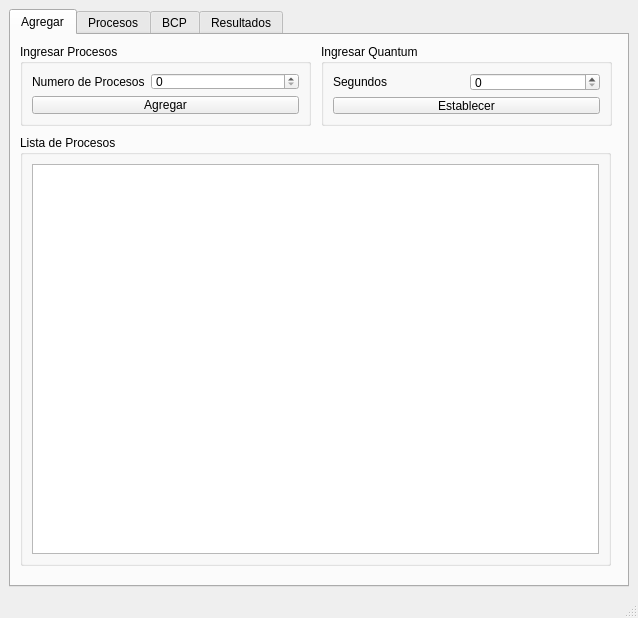
<?xml version="1.0" encoding="UTF-8"?>
<ui version="4.0">
 <class>MainWindow</class>
 <widget class="QMainWindow" name="MainWindow">
  <property name="geometry">
   <rect>
    <x>0</x>
    <y>0</y>
    <width>638</width>
    <height>618</height>
   </rect>
  </property>
  <property name="windowTitle">
   <string>MainWindow</string>
  </property>
  <widget class="QWidget" name="centralwidget">
   <layout class="QGridLayout" name="gridLayout_7">
    <item row="0" column="0">
     <widget class="QTabWidget" name="tabWidget">
      <property name="currentIndex">
       <number>0</number>
      </property>
      <widget class="QWidget" name="tab">
       <attribute name="title">
        <string>Agregar</string>
       </attribute>
       <widget class="QGroupBox" name="groupBox_ingresarProcesos">
        <property name="geometry">
         <rect>
          <x>9</x>
          <y>9</y>
          <width>291</width>
          <height>82</height>
         </rect>
        </property>
        <property name="title">
         <string>Ingresar Procesos</string>
        </property>
        <layout class="QFormLayout" name="formLayout">
         <item row="0" column="0">
          <widget class="QLabel" name="label">
           <property name="text">
            <string>Numero de Procesos</string>
           </property>
          </widget>
         </item>
         <item row="0" column="1">
          <widget class="QSpinBox" name="spinBox_numeroProcesos"/>
         </item>
         <item row="1" column="0" colspan="2">
          <widget class="QPushButton" name="pushButton_agregarProcesos">
           <property name="text">
            <string>Agregar</string>
           </property>
          </widget>
         </item>
        </layout>
       </widget>
       <widget class="QGroupBox" name="groupBox_listaProcesos">
        <property name="geometry">
         <rect>
          <x>9</x>
          <y>100</y>
          <width>591</width>
          <height>431</height>
         </rect>
        </property>
        <property name="title">
         <string>Lista de Procesos</string>
        </property>
        <layout class="QGridLayout" name="gridLayout_6">
         <item row="0" column="0">
          <widget class="QPlainTextEdit" name="plainTextEdit_listaProcesos"/>
         </item>
        </layout>
       </widget>
       <widget class="QGroupBox" name="groupBox">
        <property name="geometry">
         <rect>
          <x>310</x>
          <y>9</y>
          <width>291</width>
          <height>82</height>
         </rect>
        </property>
        <property name="title">
         <string>Ingresar Quantum</string>
        </property>
        <layout class="QGridLayout" name="gridLayout_5">
         <item row="0" column="0">
          <widget class="QLabel" name="label_3">
           <property name="text">
            <string>Segundos</string>
           </property>
          </widget>
         </item>
         <item row="0" column="1">
          <widget class="QSpinBox" name="spinBox_Quantum"/>
         </item>
         <item row="1" column="0" colspan="2">
          <widget class="QPushButton" name="pushButton_establecerQuantum">
           <property name="text">
            <string>Establecer</string>
           </property>
          </widget>
         </item>
        </layout>
       </widget>
      </widget>
      <widget class="QWidget" name="tab_2">
       <attribute name="title">
        <string>Procesos</string>
       </attribute>
       <widget class="QGroupBox" name="groupBox_2">
        <property name="geometry">
         <rect>
          <x>10</x>
          <y>10</y>
          <width>331</width>
          <height>111</height>
         </rect>
        </property>
        <property name="title">
         <string>Estatus</string>
        </property>
        <widget class="QLabel" name="label_6">
         <property name="geometry">
          <rect>
           <x>10</x>
           <y>23</y>
           <width>66</width>
           <height>16</height>
          </rect>
         </property>
         <property name="text">
          <string>Tiempo Global</string>
         </property>
        </widget>
        <widget class="QLabel" name="label_7">
         <property name="geometry">
          <rect>
           <x>10</x>
           <y>52</y>
           <width>82</width>
           <height>16</height>
          </rect>
         </property>
         <property name="text">
          <string>Procesos Nuevos</string>
         </property>
        </widget>
        <widget class="QPushButton" name="pushButton_iniciar">
         <property name="geometry">
          <rect>
           <x>220</x>
           <y>52</y>
           <width>91</width>
           <height>51</height>
          </rect>
         </property>
         <property name="styleSheet">
          <string notr="true">font: 13pt &quot;MS Shell Dlg 2&quot;;</string>
         </property>
         <property name="text">
          <string>Iniciar</string>
         </property>
        </widget>
        <widget class="QLCDNumber" name="lcdNumber">
         <property name="geometry">
          <rect>
           <x>98</x>
           <y>15</y>
           <width>211</width>
           <height>31</height>
          </rect>
         </property>
        </widget>
        <widget class="QLineEdit" name="lineEdit_procesosNuevos">
         <property name="geometry">
          <rect>
           <x>120</x>
           <y>52</y>
           <width>91</width>
           <height>20</height>
          </rect>
         </property>
         <property name="readOnly">
          <bool>true</bool>
         </property>
        </widget>
        <widget class="QLabel" name="label_2">
         <property name="geometry">
          <rect>
           <x>10</x>
           <y>80</y>
           <width>101</width>
           <height>16</height>
          </rect>
         </property>
         <property name="text">
          <string>Quantum (segundos)</string>
         </property>
        </widget>
        <widget class="QLineEdit" name="lineEdit_valorQuantum">
         <property name="geometry">
          <rect>
           <x>120</x>
           <y>80</y>
           <width>91</width>
           <height>20</height>
          </rect>
         </property>
        </widget>
       </widget>
       <widget class="QGroupBox" name="groupBox_4">
        <property name="geometry">
         <rect>
          <x>350</x>
          <y>170</y>
          <width>251</width>
          <height>221</height>
         </rect>
        </property>
        <property name="title">
         <string>Proceso en ejecución</string>
        </property>
        <layout class="QGridLayout" name="gridLayout_2">
         <item row="0" column="0">
          <widget class="QTableWidget" name="tableWidget_procesoEjecucion">
           <property name="enabled">
            <bool>true</bool>
           </property>
           <property name="rowCount">
            <number>6</number>
           </property>
           <property name="columnCount">
            <number>1</number>
           </property>
           <attribute name="horizontalHeaderVisible">
            <bool>false</bool>
           </attribute>
           <row>
            <property name="text">
             <string>Programa</string>
            </property>
           </row>
           <row>
            <property name="text">
             <string>Operación</string>
            </property>
           </row>
           <row>
            <property name="text">
             <string>Tiempo Estimado</string>
            </property>
           </row>
           <row>
            <property name="text">
             <string>Tiempo Transcurrido</string>
            </property>
           </row>
           <row>
            <property name="text">
             <string>Tiempo Restante</string>
            </property>
           </row>
           <row>
            <property name="text">
             <string>Quantum</string>
            </property>
           </row>
           <column/>
          </widget>
         </item>
        </layout>
       </widget>
       <widget class="QGroupBox" name="groupBox_3">
        <property name="geometry">
         <rect>
          <x>10</x>
          <y>130</y>
          <width>331</width>
          <height>261</height>
         </rect>
        </property>
        <property name="title">
         <string>Procesos Listos</string>
        </property>
        <layout class="QGridLayout" name="gridLayout">
         <item row="0" column="0">
          <widget class="QTableWidget" name="tableWidget_procesosListos">
           <property name="enabled">
            <bool>true</bool>
           </property>
           <property name="rowCount">
            <number>0</number>
           </property>
           <property name="columnCount">
            <number>3</number>
           </property>
           <column>
            <property name="text">
             <string>Programa</string>
            </property>
           </column>
           <column>
            <property name="text">
             <string>Tiempo Estimado</string>
            </property>
           </column>
           <column>
            <property name="text">
             <string>Tiempo Restante</string>
            </property>
           </column>
          </widget>
         </item>
        </layout>
       </widget>
       <widget class="QGroupBox" name="groupBox_5">
        <property name="geometry">
         <rect>
          <x>0</x>
          <y>393</y>
          <width>601</width>
          <height>161</height>
         </rect>
        </property>
        <property name="title">
         <string>Procesos terminados</string>
        </property>
        <layout class="QGridLayout" name="gridLayout_3">
         <item row="0" column="0">
          <widget class="QTableWidget" name="tableWidget_procesosTerminados">
           <property name="enabled">
            <bool>true</bool>
           </property>
           <property name="columnCount">
            <number>5</number>
           </property>
           <column>
            <property name="text">
             <string>Programa</string>
            </property>
           </column>
           <column>
            <property name="text">
             <string>Primer Dato</string>
            </property>
           </column>
           <column>
            <property name="text">
             <string>Operación</string>
            </property>
           </column>
           <column>
            <property name="text">
             <string>Segundo Dato</string>
            </property>
           </column>
           <column>
            <property name="text">
             <string>Resultado</string>
            </property>
           </column>
          </widget>
         </item>
        </layout>
       </widget>
       <widget class="QGroupBox" name="groupBox_6">
        <property name="geometry">
         <rect>
          <x>350</x>
          <y>10</y>
          <width>251</width>
          <height>161</height>
         </rect>
        </property>
        <property name="title">
         <string>Procesos Bloqueados</string>
        </property>
        <layout class="QGridLayout" name="gridLayout_4">
         <item row="0" column="0">
          <widget class="QTableWidget" name="tableWidget_procesosBloqueados">
           <property name="enabled">
            <bool>true</bool>
           </property>
           <property name="rowCount">
            <number>0</number>
           </property>
           <property name="columnCount">
            <number>2</number>
           </property>
           <column>
            <property name="text">
             <string>Programa</string>
            </property>
           </column>
           <column>
            <property name="text">
             <string>T. Bloqueado</string>
            </property>
           </column>
          </widget>
         </item>
        </layout>
       </widget>
      </widget>
      <widget class="QWidget" name="tab_4">
       <attribute name="title">
        <string>BCP</string>
       </attribute>
       <layout class="QFormLayout" name="formLayout_2">
        <item row="0" column="0" colspan="2">
         <widget class="QTableWidget" name="tableWidget_bcp">
          <property name="enabled">
           <bool>false</bool>
          </property>
          <property name="columnCount">
           <number>0</number>
          </property>
          <row>
           <property name="text">
            <string>Programa</string>
           </property>
          </row>
          <row>
           <property name="text">
            <string>Estado</string>
           </property>
          </row>
          <row>
           <property name="text">
            <string>Primer Dato</string>
           </property>
          </row>
          <row>
           <property name="text">
            <string>Operación</string>
           </property>
          </row>
          <row>
           <property name="text">
            <string>Segundo Dato</string>
           </property>
          </row>
          <row>
           <property name="text">
            <string>Resultado</string>
           </property>
          </row>
          <row>
           <property name="text">
            <string>T. Llegada</string>
           </property>
          </row>
          <row>
           <property name="text">
            <string>T. Finalización</string>
           </property>
          </row>
          <row>
           <property name="text">
            <string>T. Retorno</string>
           </property>
          </row>
          <row>
           <property name="text">
            <string>T. Espera</string>
           </property>
          </row>
          <row>
           <property name="text">
            <string>T. Servicio</string>
           </property>
          </row>
          <row>
           <property name="text">
            <string>T. Restante</string>
           </property>
          </row>
          <row>
           <property name="text">
            <string>T. Respuesta</string>
           </property>
          </row>
         </widget>
        </item>
       </layout>
      </widget>
      <widget class="QWidget" name="tab_3">
       <attribute name="title">
        <string>Resultados</string>
       </attribute>
       <layout class="QGridLayout" name="gridLayout_8">
        <item row="0" column="0">
         <widget class="QTableWidget" name="tableWidget_resultados">
          <property name="enabled">
           <bool>true</bool>
          </property>
          <property name="dragEnabled">
           <bool>false</bool>
          </property>
          <property name="alternatingRowColors">
           <bool>false</bool>
          </property>
          <property name="columnCount">
           <number>0</number>
          </property>
          <row>
           <property name="text">
            <string>Programa</string>
           </property>
          </row>
          <row>
           <property name="text">
            <string>Primer Dato</string>
           </property>
          </row>
          <row>
           <property name="text">
            <string>Operación</string>
           </property>
          </row>
          <row>
           <property name="text">
            <string>Segundo Dato</string>
           </property>
          </row>
          <row>
           <property name="text">
            <string>Resultado</string>
           </property>
          </row>
          <row>
           <property name="text">
            <string>T. Máximo</string>
           </property>
          </row>
          <row>
           <property name="text">
            <string>T. Llegada</string>
           </property>
          </row>
          <row>
           <property name="text">
            <string>T. Finalización</string>
           </property>
          </row>
          <row>
           <property name="text">
            <string>T. Retorno</string>
           </property>
          </row>
          <row>
           <property name="text">
            <string>T. Respuesta</string>
           </property>
          </row>
          <row>
           <property name="text">
            <string>T. Espera</string>
           </property>
          </row>
          <row>
           <property name="text">
            <string>T. Servicio</string>
           </property>
          </row>
         </widget>
        </item>
       </layout>
      </widget>
     </widget>
    </item>
   </layout>
  </widget>
  <widget class="QMenuBar" name="menubar">
   <property name="geometry">
    <rect>
     <x>0</x>
     <y>0</y>
     <width>638</width>
     <height>21</height>
    </rect>
   </property>
  </widget>
  <widget class="QStatusBar" name="statusbar"/>
 </widget>
 <tabstops>
  <tabstop>spinBox_numeroProcesos</tabstop>
  <tabstop>spinBox_Quantum</tabstop>
  <tabstop>pushButton_agregarProcesos</tabstop>
  <tabstop>pushButton_establecerQuantum</tabstop>
  <tabstop>plainTextEdit_listaProcesos</tabstop>
  <tabstop>tabWidget</tabstop>
  <tabstop>lineEdit_procesosNuevos</tabstop>
  <tabstop>pushButton_iniciar</tabstop>
  <tabstop>lineEdit_valorQuantum</tabstop>
  <tabstop>tableWidget_procesosBloqueados</tabstop>
  <tabstop>tableWidget_bcp</tabstop>
  <tabstop>tableWidget_procesosTerminados</tabstop>
  <tabstop>tableWidget_procesoEjecucion</tabstop>
  <tabstop>tableWidget_procesosListos</tabstop>
  <tabstop>tableWidget_resultados</tabstop>
 </tabstops>
 <resources/>
 <connections/>
</ui>
